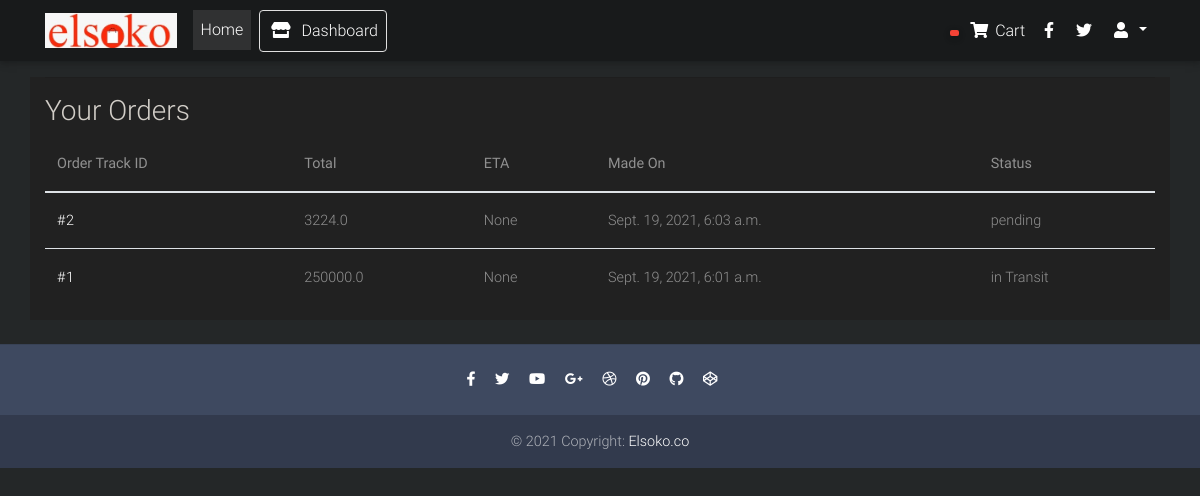
/users/dashboard/ (signed in), run on an earlier commit of the app's database.
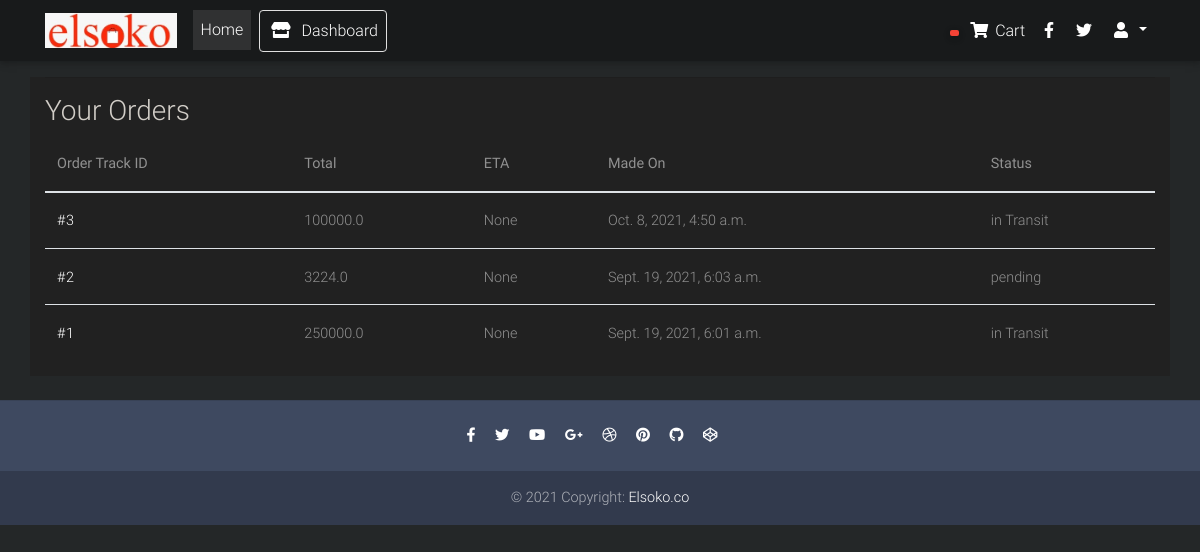
And on a later commit of the database.
### main/models.py (models this page shows, shortened)
class Order(models.Model):
    customer = models.ForeignKey(get_user_model(), on_delete=models.CASCADE)
    address = models.CharField(max_length=60)
    location = models.CharField(max_length=60)
    payment = models.CharField(max_length=20)
    transport = models.CharField(max_length=20, blank=True, null=True)
    status = models.CharField(max_length=20, choices=(
        ('pending', 'pending'),
        ('in Transit', 'in Transit'),
        ('delivered', 'delivered')
    ))
    paid = models.BooleanField(default=False)
    total = models.FloatField(blank=True, null=True)
    made_on = models.DateTimeField(auto_now_add=True)
    estimated = models.DateTimeField(blank=True, null=True)

### users/views.py (the view)
# urls.py: path('', views.dashboard, name="shop-dashboard"),
def dashboard(request):
    context = {}
    user = request.user
    context["orders"] = Order.objects.filter(customer_id=user.id).order_by('-made_on')
    context["order_items"] = OrderItem.objects.filter(order__customer_id=user.id)
    return render(request, 'customer-dashboard.html', context)

### templates/customer-dashboard.html (shortened to what this page needs)
{% extends 'base.html' %}
{% load static  %}
{% block content%}
    {% include 'partials/nav.html' %}
        <div style="height: auto" class="container bg-dark">
            <hr>
            <div class="box box-info">
                <div class="box-header with-border">
                  <h3 class="box-title">Your Orders</h3>
                </div>
                <div class="box-body">
                  <div class="table-responsive">
                    <table class="table no-margin text-white-50">
                      <thead>
                        <tr>
                          <th>Order Track ID</th>
                            <th>Total</th>
                            <th>ETA</th>
                          <th>Made On</th>
                          <th>Status</th>
                        </tr>
                      </thead>
                      <tbody>
                      {% for order in orders %}
                        <tr>
                          <td><a class="text-white" href="{% url 'customer-order-detail' order.id %}">#{{ order.id }}</a></td>
                            <td> {{ order.total }}</td>
                            <td> {{ order.estimated }}</td>
                          <td>{{ order.made_on }}</td>
                          <td><span class="label label-success">{{ order.status }}</span></td>
                        </tr>
                        {% endfor %}
                      </tbody>
                    </table>
                  </div>
                </div>
              </div>
        </div>
    {% include 'partials/footer.html' %}
{% endblock %}

What changed in the data, as far as the page shows it:
added Order: id "3", total "100000.0", estimated "None", made_on "Oct. 8, 2021, 4:50 a.m.", status "in Transit"
